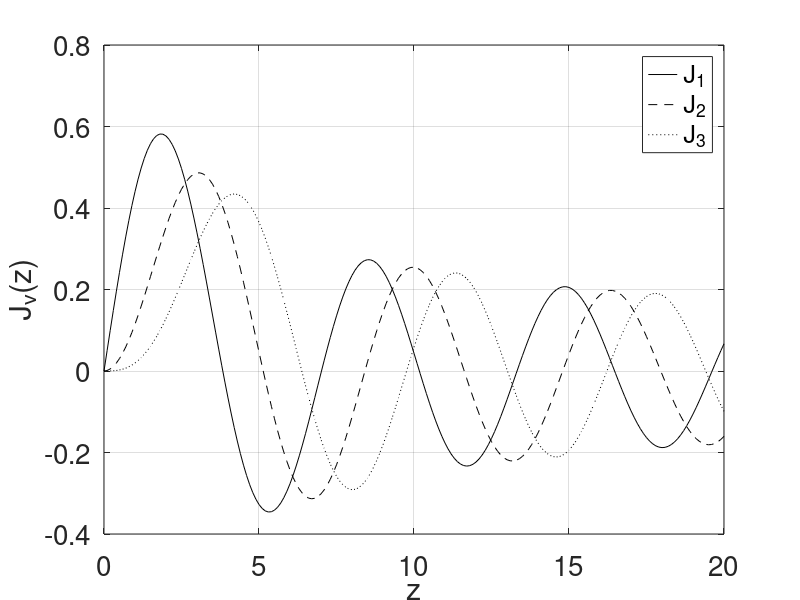

Reproduce this figure in MATLAB. (Note: this script raises an error after producing the figure.)
%% Bessel function tests

clear all

size_of_font = 20;

%% Plot spectral fluxes

figure(99)
z = 0:0.1:20;
J = zeros(5,201);
xJ = zeros(5,201);
testJ = zeros(1,201);
for i = 0:3
    J(i+1,:) = besselj(i,z);
    zJ(i+1,:) = z.*besselj(i,z);
end
plot(z,J(2,:), 'k')
hold on
plot(z,J(3,:), 'k--')
plot(z,J(4,:), 'k:')
grid on
legend('J_1','J_2','J_3','Location','Best')
xlabel('z')
ylabel('J_{\nu}(z)')
set(gca,'fontsize', size_of_font);

%% Plot vorticity fields from snapshots of each simulation

addpath ../../AR6_Chapter9/FGD/Matlab_Functions/

color_bar_vorticity = IPCC_Get_Colorbar('temperature_d', 21, false);
color_bar_buoyancy = IPCC_Get_Colorbar('precip_d', 21, false);
color_bar_qgpv = IPCC_Get_Colorbar('wind_d', 21, false);

filedir = "../simulations/output/data/";
filedir_qg = "../simulations/output/data/final_simulation/";
filedir_copied_data = "../simulations/output/copied_data/SurfaceQG_n_512_visc_1.0e-17_order_8_hypovisc_0.005_order_-2_kf_7.0_F_1.0e-5_endtime_30000.0_beta_0.5/";

StrongBeta_2D = load("/Users/brodiepearson/GitHub/Paper_Anisotropic_2D_Structure_Functions/simulations/Output/Data/Equilibrated/Anisotropic2D_n_2048_drag_0.04_order_-2_visc_1.0e-21_order_8_kf_100.0_F_1.0e-5_betay_10.0_betax_0.0_3000.mat");
SQG = load(filedir_copied_data+"SurfaceQG_n_512_visc_1.0e-17_order_8_hypovisc_0.005_order_-2_kf_7.0_F_1.0e-5_endtime_30000.0_beta_0.5_30040.mat");
QG_mid = load(filedir_qg+"multilayerqg_2layer_512_beta_5.0_Ld_0.35_75.mat");
QG = load(filedir_qg+"multilayerqg_2layer_512_beta_5.0_Ld_0.35_100.mat");

x_grid_2D = StrongBeta_2D.dx:StrongBeta_2D.dx:StrongBeta_2D.Lx;
y_grid_2D = StrongBeta_2D.dy:StrongBeta_2D.dy:StrongBeta_2D.Ly;
x_grid_SQG = SQG.dx:SQG.dx:SQG.Lx;
y_grid_SQG = SQG.dy:SQG.dy:SQG.Ly;
x_grid_QG = QG.dx:QG.dx:QG.Lx;
y_grid_QG = QG.dy:QG.dy:QG.Ly;

hmaps=figure(20)
set(hmaps,'Position',[10 10 1600 600])
ax(1) = subplot(2,3,1)
imagesc(x_grid_2D(1:end),y_grid_2D(1:end), StrongBeta_2D.zeta(1:end,1:end)')
ylim([0 2*pi])
xlim([0 2*pi])
xticks([0, pi, 2*pi])
xticklabels({'0' '\pi' '2\pi'})
yticks([0, pi, 2*pi])
yticklabels({'0', '\pi', '2\pi'})
xlabel('x (m)')
ylabel('y (m)')
title('2D Turbulence')
set(gca,'fontsize', 20);
colormap(ax(1), color_bar_vorticity)
hcb=colorbar
caxis([-5 5])
hcb.Label.String = 'Vorticity [s^{-1}]';
hcb.Location = 'southoutside';

ax(2) = subplot(2,3,2)
imagesc(x_grid_SQG(1:end),y_grid_SQG(1:end), SQG.b(1:end,1:end)')
ylim([0 2*pi])
xlim([0 2*pi])
xticks([0, pi, 2*pi])
xticklabels({'0' '\pi' '2\pi'})
yticks([0, pi, 2*pi])
yticklabels({'0', '\pi', '2\pi'})
%xlabel('x (m)')
%ylabel('y (m)')
title(' Surface Quasigeostrophic (SQG) Turbulence')
set(gca,'fontsize', 20);
colormap(ax(2), color_bar_buoyancy)
hcb=colorbar
caxis([-0.1 0.1])
hcb.Label.String = 'Buoyancy [s^{-1}]';
hcb.Location = 'southoutside';

ax(3) = subplot(2,3,3)
imagesc(x_grid_QG(1:end),y_grid_QG(1:end), QG.q(1:end,1:end,1)')
ylim([0 2*pi])
xlim([0 2*pi])
xticks([0, pi, 2*pi])
xticklabels({'0' '\pi' '2\pi'})
yticks([0, pi, 2*pi])
yticklabels({'0', '\pi', '2\pi'})
%xlabel('x (m)')
%ylabel('y (m)')
title('Quasi-geostrophic (QG) Turbulence')
set(gca,'fontsize', 20);
colormap(ax(3), color_bar_qgpv)
hcb=colorbar
caxis([-1e3 1e3])
hcb.Label.String = 'QG Potential Vorticity [s^{-1}]';
hcb.Location = 'southoutside';

%% Create a QG plot showing evolution of energy through time

experiment_name = "multilayerqg_2layer_512_beta_5.0_Ld_0.35";

filedir = "../simulations/output/data/final_simulation/";

files = dir(filedir + experiment_name +"_*.mat");

% Sort the snapshots from earliest to latest
temp1 = struct2table(files); % convert the struct array to a table
temp2 = sortrows(temp1, 'datenum'); % sort the table by 'DOB'
files = table2struct(temp2);
file_no = length(files);

for layer=1:2
    for nn=1:file_no
        S = load(filedir + files(nn).name);
        kinetic_energy(layer,nn) = S.KE(layer);
        time(layer,nn)=files(nn).datenum;
        potential_energy(nn) = S.PE;
        vert_flux(nn) = S.Vert_flux;
    end
end

h_qgmaps=figure(21)
set(h_qgmaps,'Position',[10 10 1600 400])
ax(1) = subplot(1,3,1)
upper_layer = plot(kinetic_energy(1,:)/0.2, 'k','LineWidth',2);
hold on
lower_layer = plot(kinetic_energy(2,:)/0.8, 'r','LineWidth',2);
Vert_Flux = plot(vert_flux(:), 'r','LineWidth',2);
%PE = plot(potential_energy(:)*10, 'b:','LineWidth',2);
plot ([20 20], [0 3000],'k:','LineWidth',2)
plot ([75 75], [0 3000],'k--','LineWidth',2)
plot ([100 100], [0 3000],'k--','LineWidth',2)
ylabel('Energy per unit depth (m s^{-2})')
xlabel('Time (s)')
legend([upper_layer lower_layer], ...
    'Upper layer KE','Lower Layer KE', ...
    'Location','North');
xlim([0 105])
set(gca,'fontsize', 14);

ax(2) = subplot(1,3,2)
imagesc(x_grid_QG(1:end),y_grid_QG(1:end), QG_mid.q(1:end,1:end,1)')
ylim([0 2*pi])
xlim([0 2*pi])
xticks([0, pi, 2*pi])
xticklabels({'0' '\pi' '2\pi'})
yticks([0, pi, 2*pi])
yticklabels({'0', '\pi', '2\pi'})
%xlabel('x (m)')
%ylabel('y (m)')
title('Time = 75')
set(gca,'fontsize', 14);
colormap(ax(2), color_bar_qgpv)
hcb=colorbar
caxis([-3e3 3e3])
hcb.Label.String = 'QG Potential Vorticity';
hcb.Location = 'southoutside';

ax(3) = subplot(1,3,3)
imagesc(x_grid_QG(1:end),y_grid_QG(1:end), QG.q(1:end,1:end,1)')
ylim([0 2*pi])
xlim([0 2*pi])
xticks([0, pi, 2*pi])
xticklabels({'0' '\pi' '2\pi'})
yticks([0, pi, 2*pi])
yticklabels({'0', '\pi', '2\pi'})
%xlabel('x (m)')
%ylabel('y (m)')
title('Time = 100')
set(gca,'fontsize', 14);
colormap(ax(3), color_bar_qgpv)
hcb=colorbar
caxis([-3e3 3e3])
hcb.Label.String = 'QG Potential Vorticity';
hcb.Location = 'southoutside';

%% Alt panel

QG_midalt = load(filedir_qg+"multilayerqg_2layer_512_beta_5.0_Ld_0.35_41.mat");

h_qgmaps=figure(30)
set(h_qgmaps,'Position',[10 10 1600 400])
ax(1) = subplot(1,3,1)
upper_layer = plot(kinetic_energy(1,:)/0.2, 'k','LineWidth',2);
hold on
lower_layer = plot(kinetic_energy(2,:)/0.8, 'r','LineWidth',2);
%Vert_Flux = plot(vert_flux(:), 'r','LineWidth',2);
%PE = plot(potential_energy(:)*10, 'b:','LineWidth',2);
plot ([20 20], [0 3000],'k:','LineWidth',2)
plot ([41 41], [0 3000],'k--','LineWidth',2)
plot ([100 100], [0 3000],'k--','LineWidth',2)
ylabel('Energy per unit depth (m s^{-2})')
xlabel('Time (s)')
legend([upper_layer lower_layer], ...
    'Upper layer KE','Lower Layer KE', ...
    'Location','North');
xlim([0 105])
set(gca,'fontsize', 14);

ax(2) = subplot(1,3,2)
imagesc(x_grid_QG(1:end),y_grid_QG(1:end), QG_midalt.q(1:end,1:end,1)')
ylim([0 2*pi])
xlim([0 2*pi])
xticks([0, pi, 2*pi])
xticklabels({'0' '\pi' '2\pi'})
yticks([0, pi, 2*pi])
yticklabels({'0', '\pi', '2\pi'})
%xlabel('x (m)')
%ylabel('y (m)')
title('Time = 75')
set(gca,'fontsize', 14);
colormap(ax(2), color_bar_qgpv)
hcb=colorbar
caxis([-3e3 3e3])
hcb.Label.String = 'QG Potential Vorticity';
hcb.Location = 'southoutside';

ax(3) = subplot(1,3,3)
imagesc(x_grid_QG(1:end),y_grid_QG(1:end), QG.q(1:end,1:end,1)')
ylim([0 2*pi])
xlim([0 2*pi])
xticks([0, pi, 2*pi])
xticklabels({'0' '\pi' '2\pi'})
yticks([0, pi, 2*pi])
yticklabels({'0', '\pi', '2\pi'})
%xlabel('x (m)')
%ylabel('y (m)')
title('Time = 100')
set(gca,'fontsize', 14);
colormap(ax(3), color_bar_qgpv)
hcb=colorbar
caxis([-3e3 3e3])
hcb.Label.String = 'QG Potential Vorticity';
hcb.Location = 'southoutside';





%% Create a QG plot showing evolution of energy through time

h_qgmaps=figure(35)
set(h_qgmaps,'Position',[10 10 1600 400])


QG_temp1 = load(filedir_qg+"multilayerqg_2layer_512_beta_5.0_Ld_0.35_41.mat");
QG_temp2 = load(filedir_qg+"multilayerqg_2layer_512_beta_5.0_Ld_0.35_42.mat");
QG_temp3 = load(filedir_qg+"multilayerqg_2layer_512_beta_5.0_Ld_0.35_43.mat");

ax(1) = subplot(1,3,1)
imagesc(x_grid_QG(1:end),y_grid_QG(1:end), QG_temp1.q(1:end,1:end,1)')
ylim([0 2*pi])
xlim([0 2*pi])
xticks([0, pi, 2*pi])
xticklabels({'0' '\pi' '2\pi'})
yticks([0, pi, 2*pi])
yticklabels({'0', '\pi', '2\pi'})
%xlabel('x (m)')
%ylabel('y (m)')
title('Time = 100')
set(gca,'fontsize', 14);
colormap(ax(1), color_bar_qgpv)
hcb=colorbar
caxis([-3e3 3e3])
hcb.Label.String = 'QG Potential Vorticity';
hcb.Location = 'southoutside';

ax(2) = subplot(1,3,2)
imagesc(x_grid_QG(1:end),y_grid_QG(1:end), QG_temp2.q(1:end,1:end,1)')
ylim([0 2*pi])
xlim([0 2*pi])
xticks([0, pi, 2*pi])
xticklabels({'0' '\pi' '2\pi'})
yticks([0, pi, 2*pi])
yticklabels({'0', '\pi', '2\pi'})
%xlabel('x (m)')
%ylabel('y (m)')
title('Time = 75')
set(gca,'fontsize', 14);
colormap(ax(2), color_bar_qgpv)
hcb=colorbar
caxis([-3e3 3e3])
hcb.Label.String = 'QG Potential Vorticity';
hcb.Location = 'southoutside';

ax(3) = subplot(1,3,3)
imagesc(x_grid_QG(1:end),y_grid_QG(1:end), QG_temp3.q(1:end,1:end,1)')
ylim([0 2*pi])
xlim([0 2*pi])
xticks([0, pi, 2*pi])
xticklabels({'0' '\pi' '2\pi'})
yticks([0, pi, 2*pi])
yticklabels({'0', '\pi', '2\pi'})
%xlabel('x (m)')
%ylabel('y (m)')
title('Time = 100')
set(gca,'fontsize', 14);
colormap(ax(3), color_bar_qgpv)
hcb=colorbar
caxis([-3e3 3e3])
hcb.Label.String = 'QG Potential Vorticity';
hcb.Location = 'southoutside';



